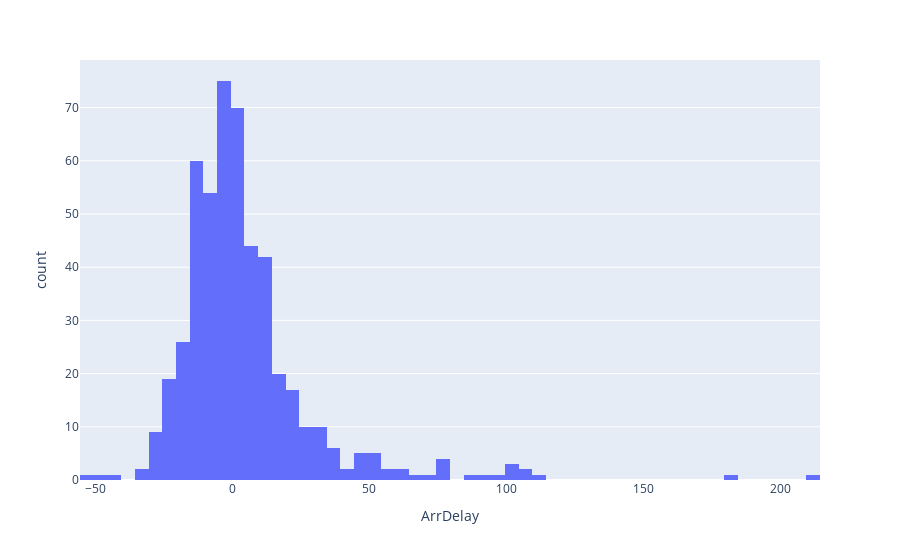

Notebook source saved alongside this figure:
### Markdown cell above
**To do**

*   Use px.histogram and pass the dataset.
*   Pass `ArrDelay` to x parameter.

### Code cell
# Create histogram here
fig = px.histogram(data, x='ArrDelay')
fig.show()

### Figure 1 — Plotly figure (JSON) as saved in the notebook; plotly's stock layout.template omitted (floating-point values rounded to 4 significant figures; data arrays with more than 128 entries replaced by an {"elided": "..."} marker saying what was removed)
{"data": [{"alignmentgroup": "True", "bingroup": "x", "hovertemplate": "ArrDelay=%{x}<br>count=%{y}<extra></extra>", "legendgroup": "", "marker": {"color": "#636efa", "pattern": {"shape": ""}}, "name": "", "offsetgroup": "", "orientation": "v", "showlegend": false, "type": "histogram", "x": {"elided": "500 int values"}, "xaxis": "x", "yaxis": "y"}], "layout": {"autosize": true, "barmode": "relative", "legend": {"tracegroupgap": 0}, "margin": {"t": 60}, "xaxis": {"anchor": "y", "autorange": true, "domain": [0, 1], "range": [-55.5, 214.5], "title": {"text": "ArrDelay"}, "type": "linear"}, "yaxis": {"anchor": "x", "autorange": true, "domain": [0, 1], "range": [0, 78.95], "title": {"text": "count"}}}}
